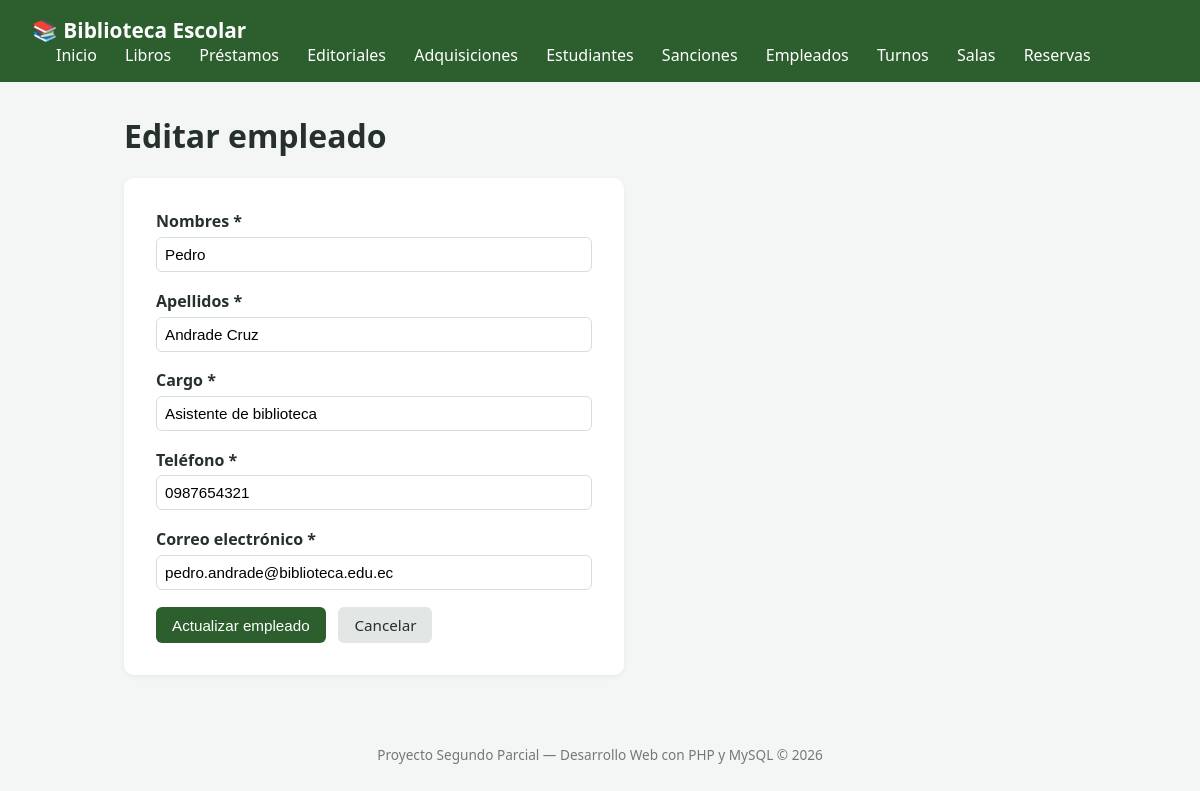
The app's page /index.php?route=empleados/edit&id=2 with its own data.
### tables this page shows
CREATE TABLE IF NOT EXISTS empleados (
    id INT AUTO_INCREMENT PRIMARY KEY,
    nombres VARCHAR(100) NOT NULL,
    apellidos VARCHAR(100) NOT NULL,
    cargo VARCHAR(80) NOT NULL,
    telefono VARCHAR(20) NOT NULL,
    email VARCHAR(150) NOT NULL UNIQUE,
    creado_en TIMESTAMP DEFAULT CURRENT_TIMESTAMP
);

### app/controllers/empleadoController.php (called while the page is built, shortened)
<?php
require_once __DIR__ . '/../models/empleado.php';
class EmpleadoController
{
    public function editar(int $id): void
    {
        $datos = $this->buscarPorId($id);
        require __DIR__ . '/../views/empleados/edit.php';
    }
    private function buscarPorId(int $id): ?array
    {
        $resultados = empleado::busqueda($id, '', '');
        foreach ($resultados as $fila) {
            if ((int) $fila['id'] === $id) {
                return $fila;
            }
        }
        return null;
    }
}

### app/models/empleado.php (called while the page is built, shortened)
<?php
class empleado{
    public static function busqueda($id, $nombres, $apellidos)
    {
        $conn = Conexion::conectar();
        $bd_id = (int)$id;
        $bd_nombres = $conn->real_escape_string($nombres);
        $bd_apellidos = $conn->real_escape_string($apellidos);
        $sql = "SELECT id, nombres, apellidos, cargo, telefono, email
                FROM empleados
                WHERE id = '$bd_id' OR nombres = '$bd_nombres' OR apellidos = '$bd_apellidos'
                LIMIT 5";
        $res = $conn->query($sql);
        $empleados = [];
        while ($fila = $res->fetch_assoc()) {
            $empleados[] = $fila;
        }
        return $empleados;
    }
}
?>

### app/views/empleados/edit.php (the view, shortened to what this page needs)
<?php require __DIR__ . '/../header.php'; ?>
<h1>Editar empleado</h1>
<form action="index.php?route=empleados/update&id=<?= $datos['id'] ?>" method="POST" class="formulario" novalidate id="form-empleado">
    <div class="campo">
        <label for="nombres">Nombres *</label>
        <input type="text" id="nombres" name="nombres" required maxlength="100"
               value="<?= htmlspecialchars($datos['nombres'] ?? '') ?>">
    </div>
    <div class="campo">
        <label for="apellidos">Apellidos *</label>
        <input type="text" id="apellidos" name="apellidos" required maxlength="100"
               value="<?= htmlspecialchars($datos['apellidos'] ?? '') ?>">
    </div>
    <div class="campo">
        <label for="cargo">Cargo *</label>
        <input type="text" id="cargo" name="cargo" required maxlength="80"
               value="<?= htmlspecialchars($datos['cargo'] ?? '') ?>">
    </div>
    <div class="campo">
        <label for="telefono">Teléfono *</label>
        <input type="text" id="telefono" name="telefono" required maxlength="20"
               value="<?= htmlspecialchars($datos['telefono'] ?? '') ?>">
    </div>
    <div class="campo">
        <label for="email">Correo electrónico *</label>
        <input type="email" id="email" name="email" required maxlength="150"
               value="<?= htmlspecialchars($datos['email'] ?? '') ?>">
    </div>
    <div class="acciones-form">
        <button type="submit" class="btn btn-primary">Actualizar empleado</button>
        <a href="index.php?route=empleados" class="btn">Cancelar</a>
    </div>
</form>
<?php require __DIR__ . '/../footer.php'; ?>

### public/css/style.css (style rules this page uses)
:root { --color-primario: #2c5f2d; --color-primario-oscuro: #1e4220; --color-fondo: #f4f6f5; --color-texto: #26312b; --color-borde: #d7ded9; --color-error: #c0392b; --color-exito: #27924b; --color-advertencia: #b8860b; }
* { box-sizing: border-box; }
body { margin: 0; font-family: 'Segoe UI', Arial, sans-serif; background-color: var(--color-fondo); color: var(--color-texto); }
.btn { display: inline-block; padding: 0.5rem 1rem; border-radius: 6px; text-decoration: none; background: #e2e6e4; color: var(--color-texto); border: none; cursor: pointer; font-size: 0.95rem; }
.btn-primary { background-color: var(--color-primario); color: white; }
.formulario { background: white; padding: 2rem; border-radius: 10px; max-width: 500px; box-shadow: 0 2px 6px rgba(0,0,0,0.05); }
.campo { margin-bottom: 1.1rem; display: flex; flex-direction: column; }
.campo label { font-weight: 600; margin-bottom: 0.3rem; }
.campo input, .campo select { padding: 0.5rem; border: 1px solid var(--color-borde); border-radius: 6px; font-size: 0.95rem; }
.acciones-form { display: flex; gap: 0.8rem; margin-top: 1rem; }

### records on screen
empleados: nombres "Pedro", apellidos "Andrade Cruz", cargo "Asistente de biblioteca", telefono "0987654321", email "pedro.andrade@biblioteca.edu.ec"
